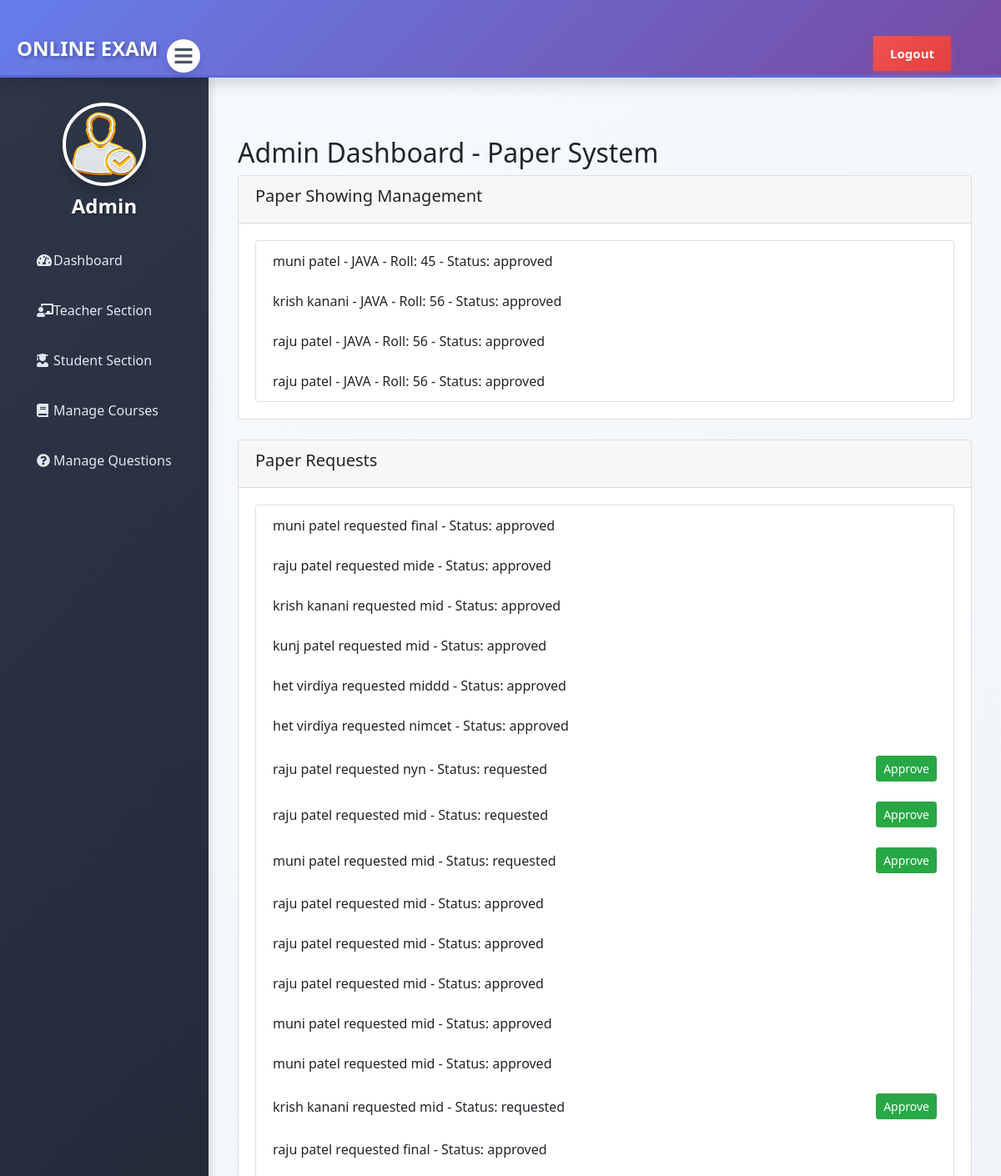
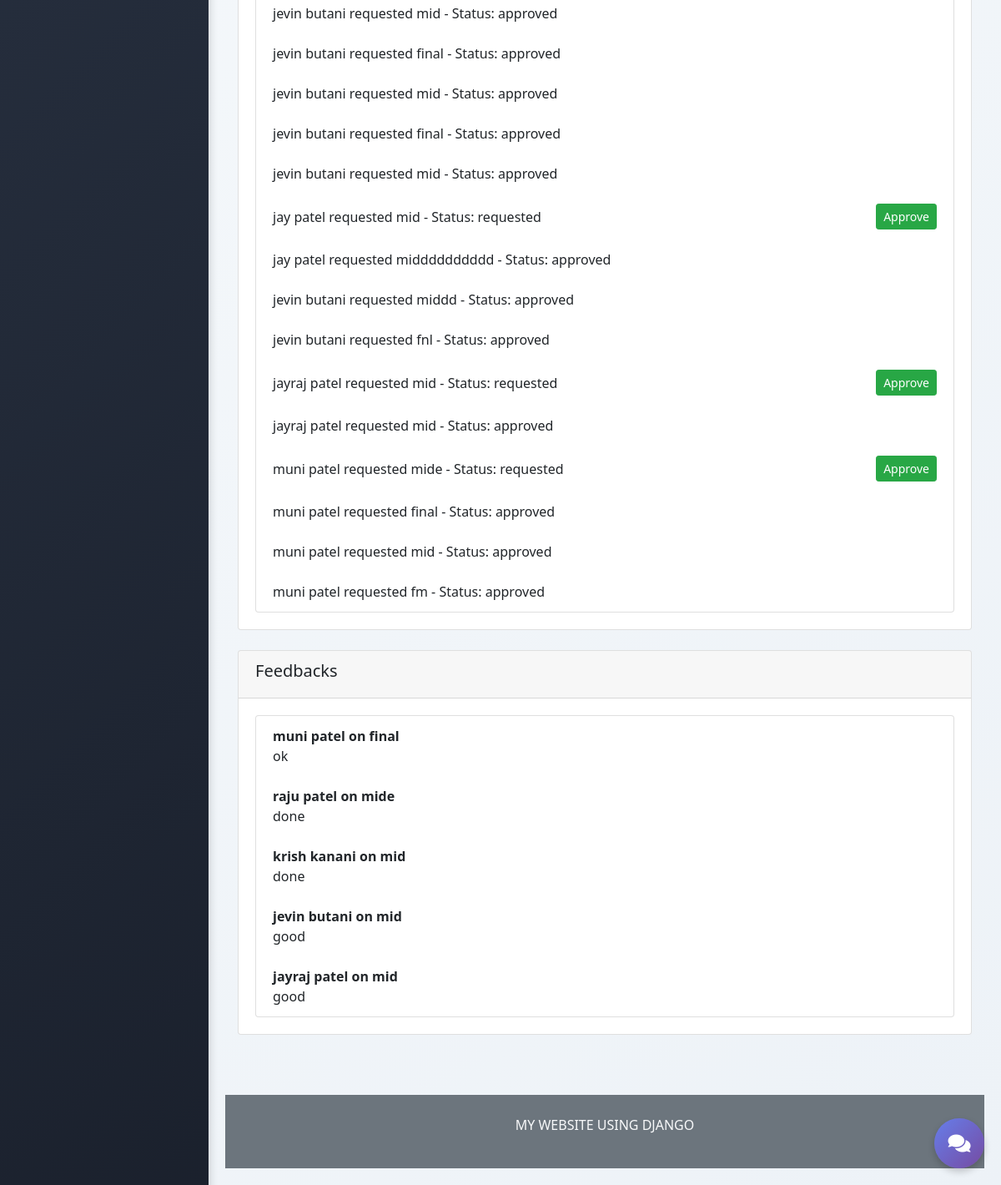
The page /studentprofile/admin/dashboard/ (signed in) on the database its author committed (2 pictures, top to bottom).
### studentprofile/models.py (models this page shows, shortened)
class StudentProfileRequest(models.Model):
    id = models.BigAutoField(primary_key=True)
    student = models.ForeignKey(Student, on_delete=models.CASCADE)
    first_name = models.CharField(max_length=50, default='')
    middle_name = models.CharField(max_length=50, blank=True, null=True)
    last_name = models.CharField(max_length=50, default='')
    roll_no = models.CharField(max_length=20)
    course = models.ForeignKey(Course, on_delete=models.CASCADE, null=True, blank=True)
    status = models.CharField(
        max_length=20,
        choices=[('pending', 'Pending'), ('approved', 'Approved'), ('rejected', 'Rejected')],
        default='pending'
    )
    submitted_at = models.DateTimeField(auto_now_add=True)

class PaperRequest(models.Model):
    id = models.BigAutoField(primary_key=True)
    student = models.ForeignKey(Student, on_delete=models.CASCADE)
    paper = models.ForeignKey(Paper, on_delete=models.CASCADE)
    status = models.CharField(
        max_length=20,
        choices=[('requested', 'Requested'), ('approved', 'Approved'), ('denied', 'Denied')],
        default='requested'
    )
    requested_at = models.DateTimeField(auto_now_add=True)

class Paper(models.Model):
    id = models.BigAutoField(primary_key=True)
    student = models.ForeignKey(Student, on_delete=models.CASCADE, null=True, blank=True)
    course = models.ForeignKey(Course, on_delete=models.CASCADE)
    teacher = models.ForeignKey(Teacher, on_delete=models.CASCADE)
    excel_file = models.FileField(upload_to='excels/', null=True, blank=True)
    paper_file = models.FileField(upload_to='papers/', null=True, blank=True)
    title = models.CharField(max_length=200)
    selected_students = models.ManyToManyField(Student, related_name='selected_papers', blank=True)
    uploaded_at = models.DateTimeField(auto_now_add=True)

class Feedback(models.Model):
    id = models.BigAutoField(primary_key=True)
    paper_request = models.ForeignKey(PaperRequest, on_delete=models.CASCADE)
    feedback_text = models.TextField()
    submitted_at = models.DateTimeField(auto_now_add=True)

### student/models.py (models this page shows, shortened)
class Student(models.Model):
    user=models.OneToOneField(User,on_delete=models.CASCADE)
    profile_pic= models.ImageField(upload_to='profile_pic/Student/',null=True,blank=True)
    address = models.CharField(max_length=40, blank=True)
    mobile = models.CharField(max_length=20, null=False, blank=True)
    enrollment_number = models.CharField(max_length=20, unique=True, null=True, blank=True)
    status= models.BooleanField(default=False)  # Require approval for new students
    @property
    def get_name(self):
        return self.user.first_name+" "+self.user.last_name

### exam/models.py (models this page shows, shortened)
class Course(models.Model):
   id = models.BigAutoField(primary_key=True)
   course_name = models.CharField(max_length=50)
   question_number = models.PositiveIntegerField()
   total_marks = models.PositiveIntegerField()

### studentprofile/views.py (the view)
# urls.py: path('admin/dashboard/', views.admin_dashboard_view, name='admin_dashboard'),
@login_required
@user_passes_test(is_admin)
def admin_dashboard_view(request):
    requests = StudentProfileRequest.objects.all()
    paper_requests = PaperRequest.objects.all()
    feedbacks = Feedback.objects.all()
    return render(request, 'studentprofile/admin_dashboard.html', {
        'requests': requests,
        'paper_requests': paper_requests,
        'feedbacks': feedbacks,
    })

### studentprofile/views.py (called while the page is built)
def is_admin(user):
    return user.is_superuser

### templates/studentprofile/admin_dashboard.html (shortened to what this page needs)
{% extends 'exam/adminbase.html' %}
{% load static %}
{% block content %}
<div class="container mt-4">
    <h2>Admin Dashboard - Paper System</h2>
    <div class="card mb-4">
        <div class="card-header">
            <h5>Paper Showing Management</h5>
        </div>
        <div class="card-body">
            {% if requests %}
                <ul class="list-group">
                    {% for req in requests %}
                        <li class="list-group-item d-flex justify-content-between align-items-center">
                            {{ req.student.get_name }} - {{ req.course.course_name }} - Roll: {{ req.roll_no }} - Status: {{ req.status }}
                        </li>
                    {% endfor %}
                </ul>
            {% else %}
                <p>No requests.</p>
            {% endif %}
        </div>
    </div>
    <div class="card mb-4">
        <div class="card-header">
            <h5>Paper Requests</h5>
        </div>
        <div class="card-body">
            {% if paper_requests %}
                <ul class="list-group">
                    {% for req in paper_requests %}
                        <li class="list-group-item d-flex justify-content-between align-items-center">
                            {{ req.student.get_name }} requested {{ req.paper.title }} - Status: {{ req.status }}
                            {% if req.status == 'requested' %}
                                <a href="{% url 'studentprofile:approve_paper_request' req.id %}" class="btn btn-sm btn-success">Approve</a>
                            {% endif %}
                        </li>
                    {% endfor %}
                </ul>
            {% else %}
                <p>No paper requests.</p>
            {% endif %}
        </div>
    </div>
    <div class="card">
        <div class="card-header">
            <h5>Feedbacks</h5>
        </div>
        <div class="card-body">
            {% if feedbacks %}
                <ul class="list-group">
                    {% for fb in feedbacks %}
                        <li class="list-group-item">
                            <strong>{{ fb.paper_request.student.get_name }} on {{ fb.paper_request.paper.title }}</strong><br>
                            {{ fb.feedback_text }}
                        </li>
                    {% endfor %}
                </ul>
            {% else %}
                <p>No feedbacks.</p>
            {% endif %}
        </div>
    </div>
</div>
{% endblock %}

### templates/exam/adminbase.html (style rules this page uses)
a:link { text-decoration: none; }
body { margin: 0; padding: 0; font-family: 'Segoe UI', Tahoma, Geneva, Verdana, sans-serif; background: linear-gradient(135deg, #f5f7fa 0%, #c3cfe2 100%); }

### rows shown on the page
StudentProfileRequest: student.get_name "muni patel", course.course_name "JAVA", roll_no "45", status "approved"
StudentProfileRequest: student.get_name "krish kanani", course.course_name "JAVA", roll_no "56", status "approved"
StudentProfileRequest: student.get_name "raju patel", course.course_name "JAVA", roll_no "56", status "approved"
StudentProfileRequest: student.get_name "raju patel", course.course_name "JAVA", roll_no "56", status "approved"
PaperRequest: student.get_name "muni patel", paper "final", status "approved"
PaperRequest: student.get_name "raju patel", paper "mide", status "approved"
PaperRequest: student.get_name "krish kanani", paper "mid", status "approved"
PaperRequest: student.get_name "kunj patel", paper "mid", status "approved"
PaperRequest: student.get_name "het virdiya", paper "middd", status "approved"
PaperRequest: student.get_name "het virdiya", paper "nimcet", status "approved"
PaperRequest: student.get_name "raju patel", paper "nyn", status "requested", shows "Approve"
PaperRequest: student.get_name "raju patel", paper "mid", status "requested", shows "Approve"
PaperRequest: student.get_name "muni patel", paper "mid", status "requested", shows "Approve"
PaperRequest: student.get_name "raju patel", paper "mid", status "approved"
PaperRequest: student.get_name "raju patel", paper "mid", status "approved"
PaperRequest: student.get_name "raju patel", paper "mid", status "approved"
PaperRequest: student.get_name "muni patel", paper "mid", status "approved"
PaperRequest: student.get_name "muni patel", paper "mid", status "approved"
PaperRequest: student.get_name "krish kanani", paper "mid", status "requested", shows "Approve"
PaperRequest: student.get_name "raju patel", paper "final", status "approved"
PaperRequest: student.get_name "jevin butani", paper "mid", status "approved"
PaperRequest: student.get_name "jevin butani", paper "final", status "approved"
PaperRequest: student.get_name "jevin butani", paper "mid", status "approved"
PaperRequest: student.get_name "jevin butani", paper "final", status "approved"
PaperRequest: student.get_name "jevin butani", paper "mid", status "approved"
PaperRequest: student.get_name "jay patel", paper "mid", status "requested", shows "Approve"
PaperRequest: student.get_name "jay patel", paper "midddddddddd", status "approved"
PaperRequest: student.get_name "jevin butani", paper "middd", status "approved"
PaperRequest: student.get_name "jevin butani", paper "fnl", status "approved"
PaperRequest: student.get_name "jayraj patel", paper "mid", status "requested", shows "Approve"
PaperRequest: student.get_name "jayraj patel", paper "mid", status "approved"
PaperRequest: student.get_name "muni patel", paper "mide", status "requested", shows "Approve"
PaperRequest: student.get_name "muni patel", paper "final", status "approved"
PaperRequest: student.get_name "muni patel", paper "mid", status "approved"
PaperRequest: student.get_name "muni patel", paper "fm", status "approved"
Feedback: paper_request.student.get_name "muni patel", paper_request.paper "final", feedback_text "ok"
Feedback: paper_request.student.get_name "raju patel", paper_request.paper "mide", feedback_text "done"
Feedback: paper_request.student.get_name "krish kanani", paper_request.paper "mid", feedback_text "done"
Feedback: paper_request.student.get_name "jevin butani", paper_request.paper "mid", feedback_text "good"
Feedback: paper_request.student.get_name "jayraj patel", paper_request.paper "mid", feedback_text "good"
